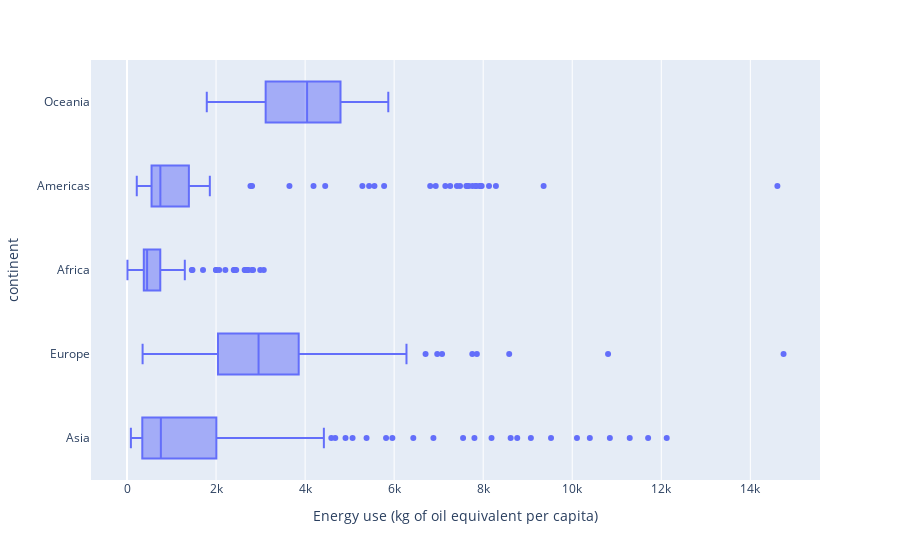

Source (notebook cell):
### Code cell
fig = px.box(df, x="Energy use (kg of oil equivalent per capita)", y="continent", hover_data=['Country Name'])
fig.show()

### Figure 1 — Plotly figure (JSON) as saved in the notebook; plotly's stock layout.template omitted (floating-point values rounded to 4 significant figures; data arrays with more than 128 entries replaced by an {"elided": "..."} marker saying what was removed)
{"data": [{"alignmentgroup": "True", "customdata": {"elided": "1184x1 str values"}, "hovertemplate": "Energy use (kg of oil equivalent per capita)=%{x}<br>continent=%{y}<br>Country Name=%{customdata[0]}<extra></extra>", "legendgroup": "", "marker": {"color": "#636efa"}, "name": "", "notched": false, "offsetgroup": "", "orientation": "h", "showlegend": false, "type": "box", "x": {"elided": "1184 float values"}, "x0": " ", "xaxis": "x", "y": {"elided": "1184 str values"}, "y0": " ", "yaxis": "y"}], "layout": {"boxmode": "group", "legend": {"tracegroupgap": 0}, "margin": {"t": 60}, "xaxis": {"anchor": "y", "domain": [0, 1], "title": {"text": "Energy use (kg of oil equivalent per capita)"}}, "yaxis": {"anchor": "x", "domain": [0, 1], "title": {"text": "continent"}}}}
